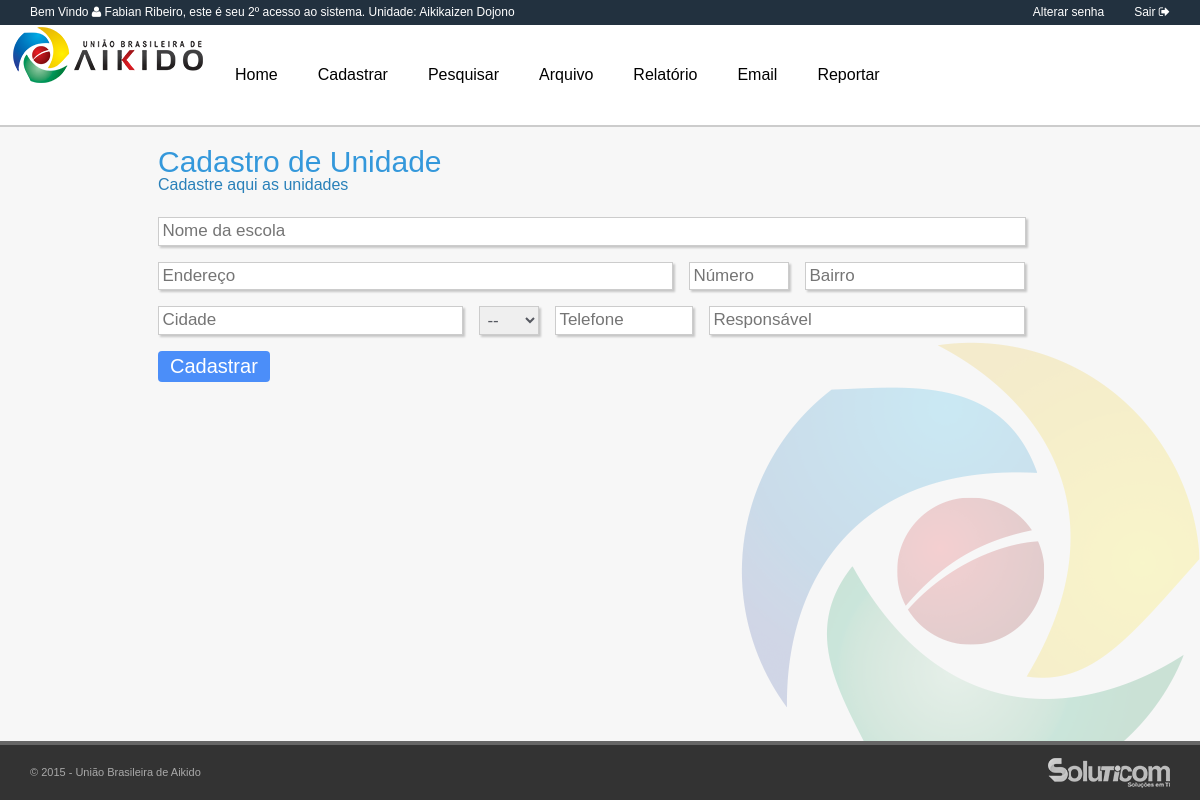
The page /cadUnidade.php (signed in) on the database its author committed.
### tables this page shows
CREATE TABLE IF NOT EXISTS `usuario` (
  `usuarioId` int(11) NOT NULL,
  `escolaId` int(10) DEFAULT NULL,
  `usuarioLogin` varchar(100) DEFAULT NULL,
  `senha` varchar(100) DEFAULT NULL,
  `usuarioNome` varchar(100) DEFAULT NULL,
  `nivelId` int(10) DEFAULT NULL,
  `dataCadastro` date DEFAULT NULL,
  `statusUsuario` tinyint(1) NOT NULL DEFAULT '1',
  `qtdAcesso` int(11) DEFAULT '0',
  `resetaSenha` tinyint(1) DEFAULT '0'
);

CREATE TABLE IF NOT EXISTS `escola` (
  `escolaId` int(10) NOT NULL,
  `responsavelEscola` varchar(200) DEFAULT NULL,
  `estadoID` int(10) DEFAULT NULL,
  `nomeEscola` varchar(100) DEFAULT NULL,
  `enderecoEscola` varchar(100) DEFAULT NULL,
  `numeroEscola` varchar(10) DEFAULT NULL,
  `bairroEscola` varchar(100) DEFAULT NULL,
  `cidadeEscola` varchar(100) DEFAULT NULL,
  `telefoneEscola` varchar(30) DEFAULT NULL,
  `statusEscola` int(2) DEFAULT '1'
);

### cadUnidade.php (the view, shortened to what this page needs)
<?php require_once("validacao.php"); ?>
<html>
    <head>
    </head>
   		 <body>
     	   <main>
          	 <div class="centralizar">
     		  	<div class="subtitulo"><h1>Cadastro de Unidade</h1><h4>Cadastre aqui as unidades</h4> </div>
              				<form action="cadUnidade.php" method="post">
                 <fieldset>
                    <fieldset class="grupo">
                        <div class="campo">
                			<input type="text" name="nomeEscola" style="width: 868px" maxlength="99"   placeholder="Nome da escola" required>
                        </div>
                    </fieldset>
                    <fieldset class="grupo">
                    	<div class="campo">
                			<input type="text" name="enderecoEscola" style="width: 515px" maxlength="99"   placeholder="Endereço" required>
                        </div>
                        <div class="campo">
                			<input type="text" name="numeroEscola" style="width: 100px" maxlength="9"   placeholder="Número" required>
                        </div>
                        <div class="campo">
                			<input type="text" name="bairroEscola" style="width: 220px" maxlength="99"   placeholder="Bairro" required>
                        </div>
                    </fieldset>
                    <fieldset class="grupo">
                        <div class="campo">
                			<input type="text" name="cidadeEscola" style="width: 305px" maxlength="99"   placeholder="Cidade" required>
                        </div>
                        <div class="campo">
                            <select name="estadoEscola" style="width:60px" maxlength="10" required>
                            <option value="" disabled selected>--</option>
                            </select>
                            </div>
                        <div class="campo">
                 			<input type="text" name="telefoneEscola" style="width: 138px" OnKeyPress="formatar('## ####-####', this)" maxlength="12"  placeholder="Telefone" required>
                        </div>
                        <div class="campo">
                            <input type="text" name="responsavelEscola" style="width: 316px" maxlength="199"  placeholder="Responsável" required>
                        </div>
   					</fieldset>
    					      	<button type="submit" class="botao">Cadastrar</button>
            </form>
		  </div>
        </main>
    </body>
</html>

### mAdmin.php (shortened to what this page needs)
        <?php
            if ( isset($_SESSION["IDUSER"]) )  {
                $user = $_SESSION["IDUSER"];
                $saudacao = "SELECT usuarioNome, usuarioId, qtdAcesso, u.escolaId, nomeEscola, nivelId ";
                $saudacao .= "FROM usuario u INNER JOIN escola e ON u.escolaId = e.escolaId ";
                $saudacao .= "WHERE usuarioId = {$user} ";
                $saudacao_login = mysqli_query($conecta, $saudacao);
            $saudacao_login = mysqli_fetch_assoc($saudacao_login);
			$apelido = $saudacao_login["usuarioNome"];
			$qtd_ac = $saudacao_login["qtdAcesso"];
			$escolaProf  = $saudacao_login["nomeEscola"];
            }
        ?>
<head>
	<link rel="stylesheet" href="css/reset.css">
	<link rel="stylesheet" href="css/geral.css">
    <link rel="stylesheet" href="css/font-awesome/css/font-awesome.min.css">
	<link rel="stylesheet" href="css/menu.css">
	<link rel="stylesheet" href="css/form.css">
</head>
<body>
    <header>
        <div id="bemvindo">Bem Vindo <i class="fa fa-user"></i> <b><?php echo utf8_encode($apelido) ?></b>, este é seu <b><?php echo $qtd_ac?>º</b> acesso ao sistema. Unidade: <?php echo utf8_encode($escolaProf) ?> </div>
        <div id="sair"><a href="sair.php">Sair <i class="fa fa-sign-out"></i></a></div>
        <div id="sair"><a href="alterarSenha.php">Alterar senha <i class="icon-lock"></i></a></div>
    </header>
    <nav>
        <div id="menu">
  		<ul onClick="" class="zetta-menu zm-effect-fade zm-full-width" style="height:100px;">
         		<img src="assets/imagens/logo.png" alt="logo" style="float: left;">
        <li style="height:100px;">
      		<a href="main.php" style="line-height:100px;">Home</a>
   		</li>
   		<li style="height:100px; ">
      		<a style="line-height:100px;">Cadastrar</a>
   		</li>
   		<li style="height:100px;">
            <a style="line-height:100px;">Pesquisar</a>
   		</li>
        <li style="height:100px;">
            <a style="line-height:100px;">Arquivo</a>
   		</li>
        <li style="height:100px;">
            <a style="line-height:100px;">Relatório</a>
   		</li>
		    <li style="height:100px;">
            <a style="line-height:100px;">Email</a>
   		</li>
        <li style="height:100px;">
            <a style="line-height:100px;">Reportar</a>
   		</li>
		</ul>
        </div>
    </nav>
    <footer>
        <div id="direitos">© 2015 - União Brasileira de Aikido</div>
        <div id="soluticom"><a href="http://www.soluticom.com.br" target="_blank"><img src="assets/imagens/soluticom.png" alt="soluticom"></a></div>
    </footer>
</body>

### css/geral.css (style rules this page uses)
body { margin: 0 0 auto; background-color: #f7f7f7; width: 100%; height: 100%; font-family: 'Open Sans', sans-serif; text-decoration:none; overflow: auto; background-image: url(../assets/imagens/fundo.png); background-repeat: no-repeat; background-position: right bottom, left top; background-attachment: fixed; }
h1 { font-size: 30px; color: #3498db; }
h4 { font-size: 16px; color: #2980b9; }
header { width: 100%; height: 25px; line-height: 25px; background-color: #22313F; position: fixed; top: 0px; color: #FFF; z-index: 10; font-size: 12px; }
nav { width: 100%; height: 100px; position: fixed; background-color: #67809F; border-bottom-width: 2px; border-bottom-style: solid; border-bottom-color: #cccccc; line-height: 100px; top: 25px; z-index: 10; }
#menu { height: 100px; }
main { z-index: 1; width: 100%; min-width: 1007px; height: auto; top: 127px; position: absolute; margin-bottom: 80px; display: table; }
footer { font-size: 11px; width: 100%; height: 55px; line-height: 55px; background-color: #333333; border-top-color: #666666; border-top-width: 4px; border-top-style: solid; position: fixed; bottom: 0px; z-index: 10; color: darkgray; }
#bemvindo { float: left; margin-left: 30px; }
#sair { float: right; margin-right: 30px; }
#sair a:link, #sair a:visited { text-decoration:none; color: #FFF; }
#direitos { float: left; margin-left: 30px; }
#soluticom { height: 55px; padding-top: 13px; float: right; margin-right: 30px; }
.centralizar { margin: 20px auto; width: 50%; display: table; }
.subtitulo { width: 300px; height: 60px; margin-bottom: 10px; }
input { font-family: 'HelveticaNeue', 'Helvetica Neue', Helvetica, Arial, sans-serif; font-size: 17px; color: #555860; }
.campo select { font-size: 17px; color: #555860; }

### css/menu.css (style rules this page uses)
.zetta-menu { background-color: #FFF; padding: 0; margin: 0; display: inline-block; position: relative; }
.zetta-menu:before, .zetta-menu ul, .zetta-menu li, .zetta-menu div, .zetta-menu a, .zetta-menu label, .zetta-menu input, .zetta-menu textarea { -webkit-box-sizing: border-box; -moz-box-sizing: border-box; box-sizing: border-box; margin: 0; padding: 0; outline: none; border: 0; list-style: none; }
.zetta-menu a { cursor: pointer; }
.zetta-menu.zm-full-width { display: block; }
.zetta-menu, .zetta-menu a, .zetta-menu a:visited { color: #000; }
.zetta-menu > li { display: block; vertical-align: top; float: left; height: 60px; }
.zetta-menu > li > a { font-weight: normal; padding: 0 20px; line-height: 60px; }
.zetta-menu li { position: relative; cursor: default; }
.zetta-menu li > a { text-decoration: none; display: block; }
.zetta-menu:after { content: ''; display: block; clear: both; }

### css/form.css (style rules this page uses)
fieldset { border: 0; padding: 0; margin: 0; }
body, input, select, textarea, button { font-family: sans-serif; font-size: 1em; }
.grupo:before, .grupo:after { content: " "; display: table; }
.grupo:after { clear: both; }
.campo { margin-bottom: 1em; }
fieldset.grupo .campo { float: left; margin-right: 1em; }
.campo select { height: 28.5px; }
.campo input[type="text"], .campo select, .campo textarea { padding: 0.2em; border: 1px solid #CCC; box-shadow: 2px 2px 2px rgba(0,0,0,0.2); display: block; height:28.5px; font-size:17px; }
.campo select option { padding-right: 1em; }
.botao { border-radius: 4px; font-size: 20px; background: #4b8ef9; border: 2px; border-color: #3079ed; margin-bottom: 1em; color: #FFF; padding: 0.2em 0.6em; }
.botao, select, label.checkbox { cursor: pointer; }

### rows shown on the page
usuario: usuarioNome "Fabian Ribeiro", qtdAcesso "2", escolaId.nomeEscola "Aikikaizen Dojono"
